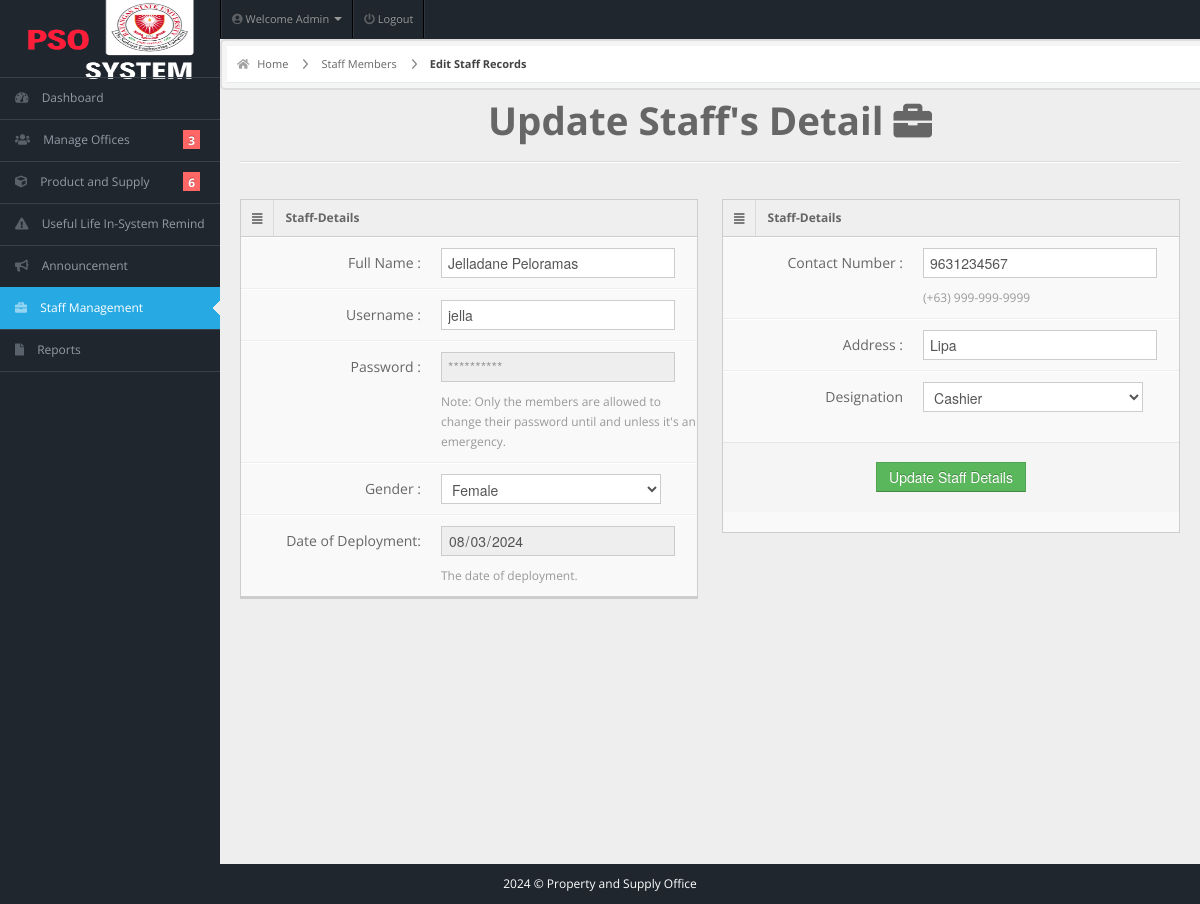
The app's page /admin/edit-staff-form.php?id=5 (signed in), older data.
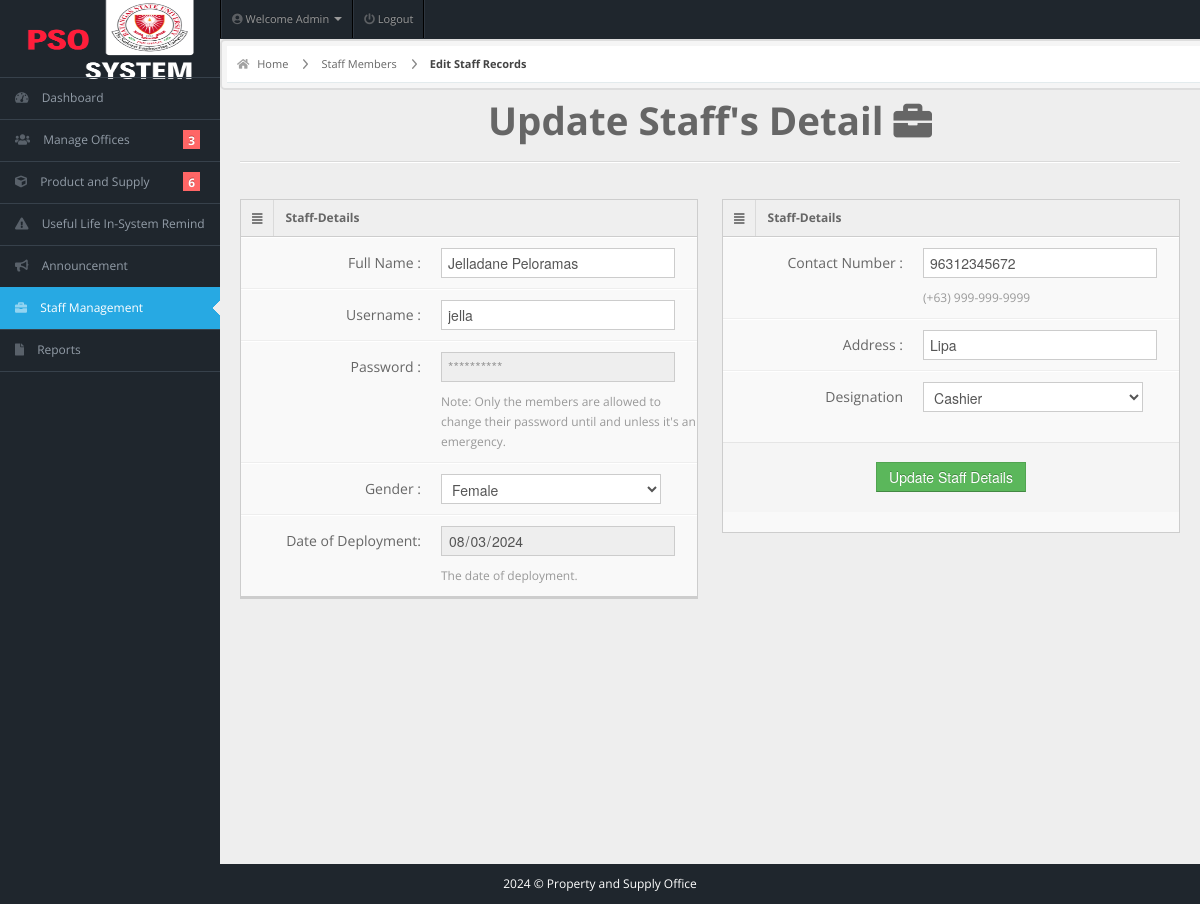
The same page, newer data.
### tables this page shows
CREATE TABLE IF NOT EXISTS `staffs` (
  `user_id` int NOT NULL AUTO_INCREMENT,
  `username` varchar(50) NOT NULL,
  `password` varchar(50) NOT NULL,
  `email` varchar(50) NOT NULL,
  `fullname` varchar(50) NOT NULL,
  `address` varchar(20) NOT NULL,
  `profile_picture` varchar(255) DEFAULT NULL,
  `designation` varchar(20) NOT NULL,
  `gender` varchar(10) NOT NULL,
  `contact` bigint NOT NULL,
  `dor` date NOT NULL,
  PRIMARY KEY (`user_id`)
);

### admin/edit-staff-form.php (the view, shortened to what the changed rows need)
<!DOCTYPE html>
<html lang="en">
<head>
  <link rel="stylesheet" href="../css/bootstrap.min.css" />
  <link rel="stylesheet" href="../css/bootstrap-responsive.min.css" />
  <link rel="stylesheet" href="../css/fullcalendar.css" />
  <link rel="stylesheet" href="../css/matrix-style.css" />
  <link rel="stylesheet" href="../css/matrix-media.css" />
  <link href="../font-awesome/css/fontawesome.css" rel="stylesheet" />
  <link href="../font-awesome/css/all.css" rel="stylesheet" />
  <link rel="stylesheet" href="../css/jquery.gritter.css" />
</head>
<body>
  <?php $page = 'staff-management';
  include 'includes/sidebar.php' ?>
  <?php
  $id = $_GET['id'];
  $qry = "select * from staffs where user_id='$id'";
  $result = mysqli_query($conn, $qry);
  while ($row = mysqli_fetch_array($result)) {
  ?>
    <div id="content">
      <div id="content-header">
        <div id="breadcrumb"> <a href="index.php" title="Go to Home" class="tip-bottom"><i class="fas fa-home"></i> Home</a>
          <a href="staffs.php" class="tip-bottom">Staff Members</a>
          <a href="#" class="current">Edit Staff Records</a>
        </div>
      </div>
      <div class="container-fluid">
        <h1 class="text-center">Update Staff's Detail <i class="fas fa-briefcase"></i></h1>
        <hr>
        <div class="row-fluid">
          <div class="span6">
            <div class="widget-box">
              <div class="widget-title"> <span class="icon"> <i class="fas fa-align-justify"></i> </span>
                <h5>Staff-Details</h5>
              </div>
              <div class="widget-content nopadding">
                <form action="edit-staff-req.php" method="POST" class="form-horizontal">
                  <div class="control-group">
                    <label class="control-label">Full Name :</label>
                    <div class="controls">
                      <input type="text" class="span11" name="fullname" value='<?php echo $row['fullname']; ?>' />
                    </div>
                  </div>
                  <div class="control-group">
                    <label class="control-label">Username :</label>
                    <div class="controls">
                      <input type="text" class="span11" name="username" value='<?php echo $row['username']; ?>' />
                    </div>
                  </div>
                  <div class="control-group">
                    <label class="control-label">Password :</label>
                    <div class="controls">
                      <input type="password" class="span11" name="password" disabled="" placeholder="**********" />
                      <span class="help-block">Note: Only the members are allowed to change their password until and unless it's an emergency.</span>
                    </div>
                  </div>
                  <div class="control-group">
                    <label class="control-label">Gender :</label>
                    <div class="controls">
                      <select name="gender" required="required" id="select">
                        <option value="Female" <?php echo $row['gender'] == 'Female' ? 'selected' : ''; ?>>Female</option>
                      </select>
                    </div>
                  </div>
                  <div class="control-group">
                    <label class="control-label">Date of Deployment:</label>
                    <div class="controls">
                      <input type="date" name="date" value='<?php echo $row['dor']; ?>' class="span11" readonly />
                      <span class="help-block">The date of deployment.</span>
                    </div>
                  </div>
              </div>
              <div class="widget-content nopadding">
                <div class="widget-content nopadding">
                </div>
              </div>
            </div>
          </div>
          <div class="span6">
            <div class="widget-box">
              <div class="widget-title"> <span class="icon"> <i class="fas fa-align-justify"></i> </span>
                <h5>Staff-Details</h5>
              </div>
              <div class="widget-content nopadding">
                <div class="form-horizontal">
                  <div class="control-group">
                    <label for="contact" class="control-label">Contact Number :</label>
                    <div class="controls">
                      <input type="number" id="contact" name="contact" value='<?php echo htmlspecialchars($row['contact']); ?>' class="span11 mask text" maxlength="11" pattern="\d{11}" placeholder="Enter 11-digit number" title="Please enter a 11-digit number" />
                      <span class="help-block">(+63) 999-999-9999</span>
                    </div>
                  </div>
                  <div class="control-group">
                    <label class="control-label">Address :</label>
                    <div class="controls">
                      <input type="text" class="span11" name="address" value='<?php echo $row['address']; ?>' />
                    </div>
                  </div>
                  <div class="control-group">
                    <label class="control-label">Designation</label>
                    <div class="controls">
                      <select name="designation" id="designation">
                        <option value="Cashier">Cashier</option>
                      </select>
                    </div>
                  </div>
                </div>
                <div class="form-actions text-center">
                  <button type="submit" class="btn btn-success">Update Staff Details</button>
                </div>
              </div>
            <?php
          }
            ?>
            </div>
          </div>
        </div>
      </div>
    </div>
</body>
</html>

Row changes from the older to the newer data that the page shows:
changed staffs "Jelladane Peloramas": contact "9631234567" → "96312345672"
